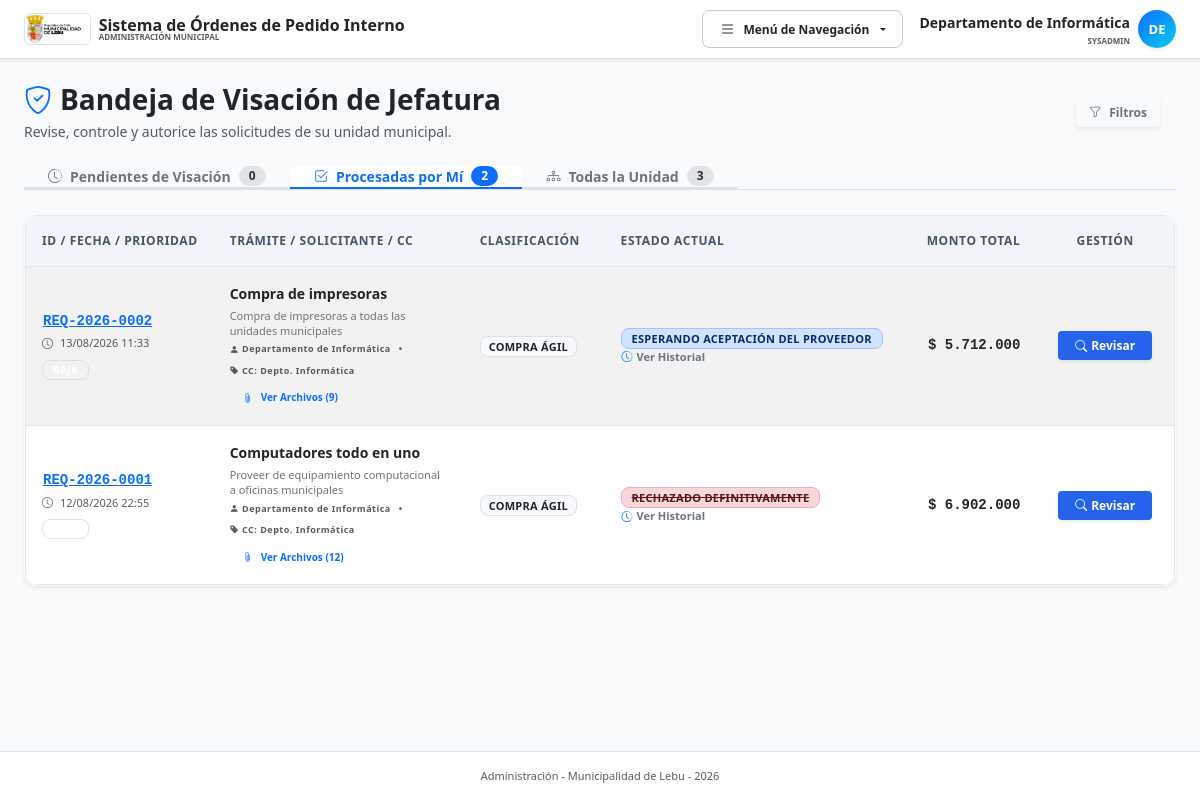
The app's page /jefatura.php?view=procesadas (signed in) with its own data.
### tables this page shows
CREATE TABLE `expedientes` (
  `id` int NOT NULL AUTO_INCREMENT,
  `codigo_interno` varchar(50) NOT NULL,
  `titulo_compra` varchar(255) NOT NULL DEFAULT 'Sin Título',
  `folio_opi` varchar(50) DEFAULT NULL,
  `usuario_creador_id` int NOT NULL,
  `unidad_origen_id` int NOT NULL,
  `centro_costo_id` int NOT NULL,
  `tipo_compra_id` int NOT NULL,
  `prioridad_id` int NOT NULL,
  `cuenta_presupuestaria_id` int DEFAULT NULL,
  `cuenta_maestra_id` int DEFAULT NULL,
  `area_gestion_id` int DEFAULT NULL,
  `rango_utm_id` int DEFAULT NULL,
  `proveedor_adjudicado_id` int DEFAULT NULL,
  `id_contrato_suministro` varchar(100) DEFAULT NULL,
  `id_compra_agil` varchar(50) DEFAULT NULL,
  `id_licitacion` varchar(100) DEFAULT NULL,
  `orden_compra_numero` varchar(100) DEFAULT NULL,
  `decreto_alcaldicio_numero` varchar(100) DEFAULT NULL,
  `conv_marco_oc` varchar(100) DEFAULT NULL,
  `monto_estimado` decimal(15,2) NOT NULL DEFAULT '0.00',
  `monto_definitivo` decimal(15,2) DEFAULT NULL,
  `tipo_impuesto` enum('NETO','IVA_INCLUIDO','EXENTO') DEFAULT 'NETO',
  `motivo_compra` text NOT NULL,
  `estado_actual` varchar(50) NOT NULL DEFAULT 'BORRADOR',
  `observacion_cierre` text,
  `created_at` timestamp NULL DEFAULT CURRENT_TIMESTAMP,
  `updated_at` timestamp NULL DEFAULT CURRENT_TIMESTAMP ON UPDATE CURRENT_TIMESTAMP,
  `fecha_visa_presupuesto` datetime DEFAULT NULL,
  `fecha_adjudicacion` datetime DEFAULT NULL,
  `fecha_aprobacion_opi` datetime DEFAULT NULL,
  `fecha_cierre` datetime DEFAULT NULL,
  `num_certificado_oficial` varchar(20) DEFAULT NULL,
  `id_entidad_gobierno` varchar(50) DEFAULT 'ID PE-MUN-00335',
  `plan_compras_proyecto` varchar(100) DEFAULT NULL,
  `plan_compras_item` int DEFAULT NULL,
  PRIMARY KEY (`id`),
  UNIQUE KEY `uk_expedientes_codigo` (`codigo_interno`),
  KEY `fk_exp_usuario` (`usuario_creador_id`),
  KEY `fk_exp_unidad` (`unidad_origen_id`),
  KEY `fk_exp_tipo` (`tipo_compra_id`),
  KEY `fk_exp_prioridad` (`prioridad_id`),
  KEY `fk_exp_cc` (`centro_costo_id`),
  KEY `fk_exp_cm` (`cuenta_maestra_id`),
  KEY `fk_exp_ag` (`area_gestion_id`),
  KEY `fk_exp_prov` (`proveedor_adjudicado_id`),
  KEY `fk_exp_estado` (`estado_actual`),
  CONSTRAINT `fk_exp_ag` FOREIGN KEY (`area_gestion_id`) REFERENCES `areas_gestion` (`id`) ON DELETE RESTRICT,
  CONSTRAINT `fk_exp_cc` FOREIGN KEY (`centro_costo_id`) REFERENCES `centros_costo` (`id`) ON DELETE RESTRICT,
  CONSTRAINT `fk_exp_cm` FOREIGN KEY (`cuenta_maestra_id`) REFERENCES `cuentas_maestras` (`id`) ON DELETE RESTRICT,
  CONSTRAINT `fk_exp_estado` FOREIGN KEY (`estado_actual`) REFERENCES `estados_tramite` (`codigo`) ON DELETE RESTRICT,
  CONSTRAINT `fk_exp_prioridad` FOREIGN KEY (`prioridad_id`) REFERENCES `prioridades` (`id`) ON DELETE RESTRICT,
  CONSTRAINT `fk_exp_prov` FOREIGN KEY (`proveedor_adjudicado_id`) REFERENCES `proveedores` (`id`) ON DELETE SET NULL,
  CONSTRAINT `fk_exp_tipo` FOREIGN KEY (`tipo_compra_id`) REFERENCES `tipos_compra` (`id`) ON DELETE RESTRICT,
  CONSTRAINT `fk_exp_unidad` FOREIGN KEY (`unidad_origen_id`) REFERENCES `unidades` (`id`) ON DELETE RESTRICT,
  CONSTRAINT `fk_exp_usuario` FOREIGN KEY (`usuario_creador_id`) REFERENCES `usuarios` (`id`) ON DELETE RESTRICT
);

CREATE TABLE `usuarios` (
  `id` int NOT NULL AUTO_INCREMENT,
  `unidad_id` int NOT NULL,
  `rol_id` int NOT NULL,
  `rut` varchar(12) NOT NULL,
  `nombre_completo` varchar(150) NOT NULL,
  `email` varchar(150) NOT NULL,
  `password_hash` varchar(255) DEFAULT NULL,
  `es_jefe_unidad` tinyint(1) DEFAULT '0',
  `activo` tinyint(1) DEFAULT '1',
  `cargo` varchar(150) DEFAULT NULL,
  `token_verificacion` varchar(100) DEFAULT NULL,
  `email_verificado` tinyint(1) NOT NULL DEFAULT '0',
  `estado_aprobacion` enum('APROBADO','PENDIENTE_VERIFICACION','PENDIENTE_APROBACION','RECHAZADO') NOT NULL DEFAULT 'APROBADO',
  `fecha_registro` datetime NOT NULL DEFAULT CURRENT_TIMESTAMP,
  PRIMARY KEY (`id`),
  UNIQUE KEY `uk_usuarios_rut` (`rut`),
  UNIQUE KEY `uk_usuarios_email` (`email`),
  KEY `fk_usuarios_unidad` (`unidad_id`),
  KEY `fk_usuarios_rol` (`rol_id`),
  CONSTRAINT `fk_usuarios_rol` FOREIGN KEY (`rol_id`) REFERENCES `roles` (`id`) ON DELETE RESTRICT,
  CONSTRAINT `fk_usuarios_unidad` FOREIGN KEY (`unidad_id`) REFERENCES `unidades` (`id`) ON DELETE RESTRICT
);

CREATE TABLE `centros_costo` (
  `id` int NOT NULL AUTO_INCREMENT,
  `codigo_cuenta` varchar(50) NOT NULL,
  `nombre` varchar(150) NOT NULL,
  `anio_fiscal` int NOT NULL DEFAULT 2026,
  `activo` tinyint(1) DEFAULT '1',
  PRIMARY KEY (`id`)
);

CREATE TABLE `tipos_compra` (
  `id` int NOT NULL AUTO_INCREMENT,
  `codigo` varchar(50) NOT NULL,
  `nombre` varchar(150) NOT NULL,
  `limite_utm` decimal(10,2) DEFAULT NULL,
  `activo` tinyint(1) DEFAULT '1',
  `requiere_cotizacion` tinyint(1) DEFAULT '0',
  PRIMARY KEY (`id`)
);

CREATE TABLE `estados_tramite` (
  `codigo` varchar(50) NOT NULL,
  `nombre` varchar(100) NOT NULL,
  `rol_responsable` varchar(50) NOT NULL,
  `descripcion` varchar(255) DEFAULT NULL,
  PRIMARY KEY (`codigo`)
);

### jefatura.php (the view, shortened to what the rows shown need)
<?php
require_once __DIR__ . '/jefatura_controller.php';
?><!DOCTYPE html>
<html lang="es">
<head>
    <?php
    include __DIR__ . '/head.php';
    ?>
</head>
<body class="bg-slate-50 text-slate-800 font-sans d-flex flex-column min-vh-100">
    <div class="container mt-4 px-3 px-md-4">
        <?php if($vista !== 'revisar'): ?>
            <div class="row align-items-center mb-4 g-3">
                <div class="col-12 col-md">
                    <h1 class="h3 fw-bold text-dark mb-1 d-flex align-items-center gap-2">
                        <i class="bi bi-shield-check text-primary"></i>
                        Bandeja de Visación de Jefatura
                    </h1>
                </div>
            </div>
            <div class="card shadow-sm border-light mb-4 overflow-hidden">
                <div class="table-responsive">
                    <table class="table table-hover table-striped align-middle mb-0" style="min-width: 1000px;">
                        <thead class="table-light text-uppercase small text-secondary">
                            <tr>
                                <th class="p-3 text-nowrap" style="width: 180px;">ID / Fecha / Prioridad</th>
                                <th class="p-3" style="min-width: 250px;">Trámite / Solicitante / CC</th>
                                <th class="p-3 text-nowrap" style="width: 150px;">Clasificación</th>
                                <th class="p-3 text-nowrap" style="width: 180px;">Estado Actual</th>
                                <th class="p-3 text-end text-nowrap" style="width: 150px;">Monto Total</th>
                                <th class="p-3 text-center text-nowrap" style="width: 150px;">Gestión</th>
                            </tr>
                        </thead>
                        <tbody>
                            <?php if(count($solicitudes) > 0): ?>
                                <?php foreach($solicitudes as $row): ?>
                                <tr>
                                    <td class="p-3 text-nowrap">
                                        <button type="button" onclick="abrirModalVerItems(<?= htmlspecialchars(json_encode($row['items_detalle']), ENT_QUOTES, 'UTF-8') ?>, '<?= $row['codigo_interno'] ?>')" class="btn btn-link p-0 text-start font-monospace fw-bold text-primary text-decoration-underline mb-1">
                                            <?= htmlspecialchars($row['codigo_interno']) ?>
                                        </button>
                                        <div class="text-muted small" style="font-size: 11px;">
                                            <i class="bi bi-clock me-1"></i>
                                            <?= date('d/m/Y H:i', strtotime($row['created_at'])) ?>
                                        </div>
                                        <span class="badge border mt-2 d-inline-block <?= $row['prioridad_css'] ?>" style="font-size: 10px;">
                                        </span>
                                    </td>
                                    <td class="p-3">
                                        <div class="fw-bold text-dark mb-1 leading-snug break-words" style="max-width: 450px;">
                                            <?= htmlspecialchars($row['titulo_compra'] ?? 'Sin Título') ?>
                                        </div>
                                        <div class="text-secondary small mb-1 break-words" style="max-width: 450px; font-size: 11px; line-height: 1.4;">
                                            <?= htmlspecialchars($row['motivo_compra']) ?>
                                        </div>
                                        <div class="d-flex align-items-center gap-2 flex-wrap text-muted fw-bold" style="font-size: 9px; letter-spacing: 0.5px;">
                                            <span><i class="bi bi-person-fill me-0.5"></i> <?= htmlspecialchars($row['solicitante']) ?></span>
                                            <span>•</span>
                                            <span><i class="bi bi-tag-fill me-0.5"></i> CC: <?= htmlspecialchars($row['cc_nombre']) ?></span>
                                        </div>
                                        <?php if($row['docs_adjuntos']):
                                            $docs_array = explode('||', $row['docs_adjuntos']);
                                            $docs_count = count($docs_array);
                                            $docs_json = htmlspecialchars(json_encode($docs_array), ENT_QUOTES, 'UTF-8');
                                        ?>
                                            <div class="mt-2">
                                                <button type="button" onclick="abrirModalAdjuntos(<?= $docs_json ?>, '<?= htmlspecialchars($row['codigo_interno']) ?>', <?= $row['id'] ?>)" class="btn btn-outline-primary btn-sm py-1 px-2.5 d-inline-flex align-items-center gap-1.5 font-bold" style="font-size: 10px;">
                                                    <i class="bi bi-paperclip"></i>
                                                    Ver Archivos (<?= $docs_count ?>)
                                                </button>
                                            </div>
                                        <?php endif; ?>
                                    </td>
                                    <td class="p-3 text-nowrap">
                                        <span class="badge bg-light text-dark border px-2 py-1.5 fw-bold" style="font-size: 11px;">
                                            <?= htmlspecialchars($row['tipo_compra_nom']) ?>
                                        </span>
                                    </td>
                                    <td class="p-3 text-nowrap">
                                        <span class="badge px-2.5 py-1.5 <?= color_estado($row['estado_actual']) ?>" style="font-size: 11px;">
                                            <?= htmlspecialchars($row['estado_nombre']) ?>
                                        </span>
                                        <div class="mt-1.5">
                                            <button type="button" onclick="verTrazabilidad(<?= (int)$row['id'] ?>)" class="btn btn-link p-0 text-decoration-none text-secondary d-flex align-items-center gap-1" style="font-size: 11px;">
                                                <i class="bi bi-clock-history text-primary"></i>
                                                Ver Historial
                                            </button>
                                        </div>
                                    </td>
                                    <td class="p-3 text-end font-monospace fw-bold text-dark text-nowrap">
                                        <?= money($row['monto_estimado']) ?>
                                    </td>
                                    <td class="p-3 text-center text-nowrap">
                                        <a href="jefatura.php?view=revisar&id=<?= $row['id'] ?>" class="btn btn-primary btn-sm fw-bold px-3 shadow-sm d-inline-flex align-items-center gap-1">
                                            <i class="bi bi-search"></i>
                                            <span>Revisar</span>
                                        </a>
                                    </td>
                                </tr>
                                <?php endforeach; ?>
                            <?php endif; ?>
                        </tbody>
                    </table>
                </div>
            </div>
        <?php endif; ?>
    </div>
</body>
</html>

### records on screen
expedientes: codigo_interno "REQ-2026-0002", created_at "13/08/2026 11:33", titulo_compra "Compra de impresoras", motivo_compra "Compra de impresoras a todas las unidades municipales", usuario_creador.nombre_completo "Departamento de Informática", centro_costo.nombre "Depto. Informática", docs_count "9", tipo_compra.nombre "COMPRA ÁGIL", estado_actual.nombre "ESPERANDO ACEPTACIÓN DEL PROVEEDOR", monto_estimado "$ 5.712.000"
expedientes: codigo_interno "REQ-2026-0001", created_at "12/08/2026 22:55", titulo_compra "Computadores todo en uno", motivo_compra "Proveer de equipamiento computacional a oficinas municipales", usuario_creador.nombre_completo "Departamento de Informática", centro_costo.nombre "Depto. Informática", docs_count "12", tipo_compra.nombre "COMPRA ÁGIL", estado_actual.nombre "RECHAZADO DEFINITIVAMENTE", monto_estimado "$ 6.902.000"

### other values on screen
$user_name "Departamento de Informática"
$rol === 'SYSADMIN' ? 'SYSADMIN' : $rol "SYSADMIN"
substr($user_name, 0, 2) "DE"
$count_pendientes "0"
$count_procesadas "2"
$count_todas "3"
